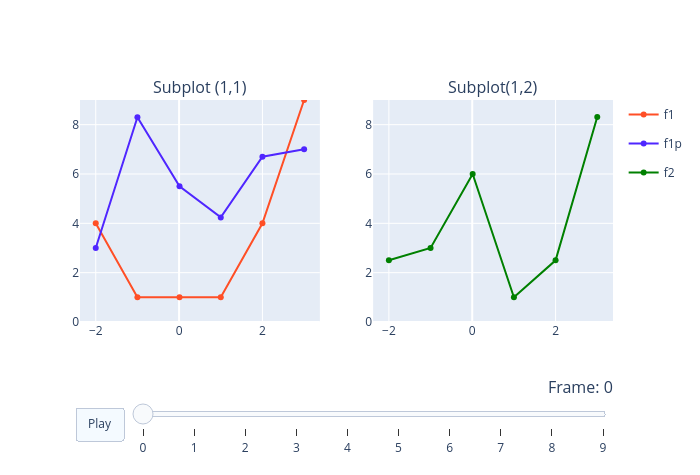

The notebook cell saved with this chart:
### Markdown cell above
## Toy example

https://chart-studio.plotly.com/~empet/15243/animating-traces-in-subplotsbr/#/

### Code cell
fig = make_subplots(rows=1, cols=2, subplot_titles = ('Subplot (1,1)', 'Subplot(1,2)'))

fig.add_trace(go.Scatter(
          x= [-2.0, -1.0, 0.01, 1.0, 2.0, 3.0],
          y= [4, 1, 1, 1, 4, 9],
          mode = 'markers+lines',
          hoverinfo='name',
          legendgroup= 'f1',
          line_color= 'rgb(255, 79, 38)',
          name= 'f1',
          showlegend= True), row=1, col=1);


fig.add_trace(go.Scatter(
          x= [-2.0, -1.0, 0.01, 1.0, 2.0, 3.0],
          y= [3, 8.3, 5.5, 4.24, 6.7, 7],
          mode = 'markers+lines',
          hoverinfo='name',
          legendgroup= 'f1p',
          line_color= 'rgb(79, 38, 255)',
          name= 'f1p',
          showlegend= True), row=1, col=1);

fig.add_trace(go.Scatter(
            x = [-2.0, -1.0, 0.01, 1.0, 2.0, 3.0],
            y = [2.5, 3, 6, 1, 2.5, 8.31],
            name= 'f2',
            showlegend= True,
            hoverinfo= 'name',
            legendgroup= 'f2',
            mode = 'markers+lines',
            line_color='green',
            ), row=1, col=2);

fig.update_layout(width=700, height=475)
fig.update_yaxes(range=[0, 9]);#this line updates both yaxis, and yaxis2 range

number_frames = 10
frames = [dict(
               name = k,
               data = [go.Scatter(y= 4+5*np.random.rand(6)),#update the trace 1 in (1,1)
                       go.Scatter(y = 2+6*np.random.rand(6)), #update the second trace in (1,1)
                       go.Scatter(y= 1+7*np.random.rand(10))#update the trace in (1,2)
                       ],
               traces=[0, 1, 2] # the elements of the list [0,1,2] give info on the traces in fig.data
                                      # that are updated by the above three go.Scatter instances
              ) for k in range(number_frames)]

updatemenus = [dict(type='buttons',
                    buttons=[dict(label='Play',
                                  method='animate',
                                  args=[[f'{k}' for k in range(10)], 
                                         dict(frame=dict(duration=500, redraw=False), 
                                              transition=dict(duration=0),
                                              easing='linear',
                                              fromcurrent=True,
                                              mode='immediate'
                                                                 )])],
                    direction= 'left', 
                    pad=dict(r= 10, t=85), 
                    showactive =True, x= 0.1, y= 0, xanchor= 'right', yanchor= 'top')
            ]

sliders = [{'yanchor': 'top',
            'xanchor': 'left', 
            'currentvalue': {'font': {'size': 16}, 'prefix': 'Frame: ', 'visible': True, 'xanchor': 'right'},
            'transition': {'duration': 500.0, 'easing': 'linear'},
            'pad': {'b': 10, 't': 50}, 
            'len': 0.9, 'x': 0.1, 'y': 0, 
            'steps': [{'args': [[k], {'frame': {'duration': 500.0, 'easing': 'linear', 'redraw': False},
                                      'transition': {'duration': 0, 'easing': 'linear'}}], 
                       'label': k, 'method': 'animate'} for k in range(10)       
                    ]}]

fig.update(frames=frames),
fig.update_layout(updatemenus=updatemenus,
                  sliders=sliders);
fig.show() #in jupyter notebook

### Figure 1 — Plotly figure (JSON) as saved in the notebook; plotly's stock layout.template omitted (floating-point values rounded to 4 significant figures)
{"data": [{"hoverinfo": "name", "legendgroup": "f1", "line": {"color": "rgb(255, 79, 38)"}, "mode": "markers+lines", "name": "f1", "showlegend": true, "type": "scatter", "x": [-2, -1, 0.01, 1, 2, 3], "xaxis": "x", "y": [4, 1, 1, 1, 4, 9], "yaxis": "y"}, {"hoverinfo": "name", "legendgroup": "f1p", "line": {"color": "rgb(79, 38, 255)"}, "mode": "markers+lines", "name": "f1p", "showlegend": true, "type": "scatter", "x": [-2, -1, 0.01, 1, 2, 3], "xaxis": "x", "y": [3, 8.3, 5.5, 4.24, 6.7, 7], "yaxis": "y"}, {"hoverinfo": "name", "legendgroup": "f2", "line": {"color": "green"}, "mode": "markers+lines", "name": "f2", "showlegend": true, "type": "scatter", "x": [-2, -1, 0.01, 1, 2, 3], "xaxis": "x2", "y": [2.5, 3, 6, 1, 2.5, 8.31], "yaxis": "y2"}], "layout": {"annotations": [{"font": {"size": 16}, "showarrow": false, "text": "Subplot (1,1)", "x": 0.225, "xanchor": "center", "xref": "paper", "y": 1, "yanchor": "bottom", "yref": "paper"}, {"font": {"size": 16}, "showarrow": false, "text": "Subplot(1,2)", "x": 0.775, "xanchor": "center", "xref": "paper", "y": 1, "yanchor": "bottom", "yref": "paper"}], "height": 475, "sliders": [{"currentvalue": {"font": {"size": 16}, "prefix": "Frame: ", "visible": true, "xanchor": "right"}, "len": 0.9, "pad": {"b": 10, "t": 50}, "steps": [{"args": [[0], {"frame": {"duration": 500, "easing": "linear", "redraw": false}, "transition": {"duration": 0, "easing": "linear"}}], "label": "0", "method": "animate"}, {"args": [[1], {"frame": {"duration": 500, "easing": "linear", "redraw": false}, "transition": {"duration": 0, "easing": "linear"}}], "label": "1", "method": "animate"}, {"args": [[2], {"frame": {"duration": 500, "easing": "linear", "redraw": false}, "transition": {"duration": 0, "easing": "linear"}}], "label": "2", "method": "animate"}, {"args": [[3], {"frame": {"duration": 500, "easing": "linear", "redraw": false}, "transition": {"duration": 0, "easing": "linear"}}], "label": "3", "method": "animate"}, {"args": [[4], {"frame": {"duration": 500, "easing": "linear", "redraw": false}, "transition": {"duration": 0, "easing": "linear"}}], "label": "4", "method": "animate"}, {"args": [[5], {"frame": {"duration": 500, "easing": "linear", "redraw": false}, "transition": {"duration": 0, "easing": "linear"}}], "label": "5", "method": "animate"}, {"args": [[6], {"frame": {"duration": 500, "easing": "linear", "redraw": false}, "transition": {"duration": 0, "easing": "linear"}}], "label": "6", "method": "animate"}, {"args": [[7], {"frame": {"duration": 500, "easing": "linear", "redraw": false}, "transition": {"duration": 0, "easing": "linear"}}], "label": "7", "method": "animate"}, {"args": [[8], {"frame": {"duration": 500, "easing": "linear", "redraw": false}, "transition": {"duration": 0, "easing": "linear"}}], "label": "8", "method": "animate"}, {"args": [[9], {"frame": {"duration": 500, "easing": "linear", "redraw": false}, "transition": {"duration": 0, "easing": "linear"}}], "label": "9", "method": "animate"}], "transition": {"duration": 500, "easing": "linear"}, "x": 0.1, "xanchor": "left", "y": 0, "yanchor": "top"}], "updatemenus": [{"buttons": [{"args": [["0", "1", "2", "3", "4", "5", "6", "7", "8", "9"], {"easing": "linear", "frame": {"duration": 500, "redraw": false}, "fromcurrent": true, "mode": "immediate", "transition": {"duration": 0}}], "label": "Play", "method": "animate"}], "direction": "left", "pad": {"r": 10, "t": 85}, "showactive": true, "type": "buttons", "x": 0.1, "xanchor": "right", "y": 0, "yanchor": "top"}], "width": 700, "xaxis": {"anchor": "y", "domain": [0, 0.45]}, "xaxis2": {"anchor": "y2", "domain": [0.55, 1]}, "yaxis": {"anchor": "x", "domain": [0, 1], "range": [0, 9]}, "yaxis2": {"anchor": "x2", "domain": [0, 1], "range": [0, 9]}}}
